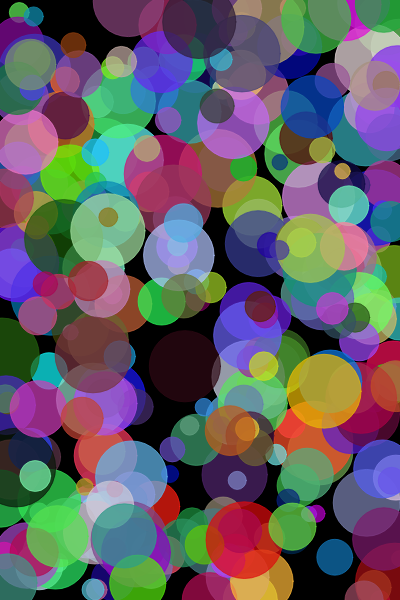
Frame 1 (no input)
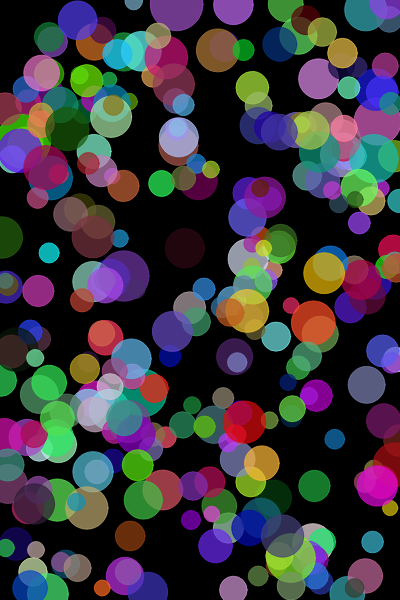
Frame 60 (no input)
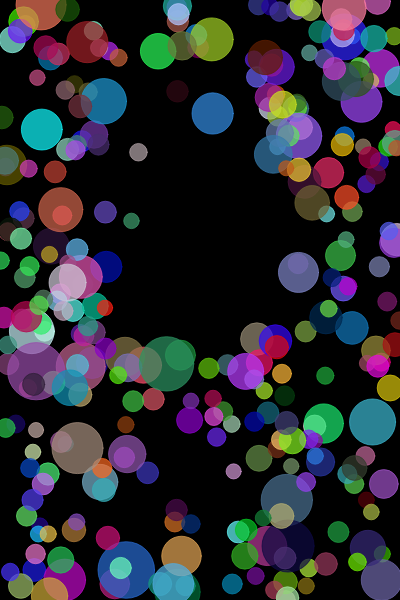
Frame 120 (the mouse pressed at the canvas centre since frame 60)

The p5.js sketch that drew these frames (run headless with seeded random() and noise() and a simulated clock; from frame 60 on, the mouse is pressed at the canvas centre):

// p5.js sketch
// ── sketch.js
const BubbleArray = [];

function setup() {
  createCanvas(400, 600);
  for (i = 0; i < 300; i++) {
    BubbleArray.push(new Bubble(random(width), random(height)));
  }
}

function draw() {
  background(0);
  for (i = 0; i < BubbleArray.length; i++) {
    BubbleArray[i].update();
    BubbleArray[i].draw();
  }
}

class Bubble {
  constructor(x, y) {
    this.x = x;
    this.y = y;
    this.d = random(15, 80);
    this.color = color(random(255), random(255), random(255), 180);
    this.acceleration = createVector();
    this.ballPosition = createVector(this.x, this.y);
    this.velocity = createVector();
  }

  draw() {
    circle(this.ballPosition.x, this.ballPosition.y, this.d);
  }

  update() {
    fill(this.color);
    stroke(this.color);
    // circle(this.x, this.y, this.d);
    let mousePosition = createVector(mouseX, mouseY);
    this.acceleration = p5.Vector.sub(this.ballPosition, mousePosition).setMag(
      map(this.ballPosition.dist(mousePosition), 0, 200, 2, 0, true)
    );
    this.velocity.add(this.acceleration);
    this.ballPosition.add(this.velocity.mult(0.5));
    if (this.ballPosition.x > width) this.ballPosition.x = width;
    if (this.ballPosition.y > height) this.ballPosition.y = height;
    if (this.ballPosition.x < 0) this.ballPosition.x = 0;
    if (this.ballPosition.y < 0) this.ballPosition.y = 0;

    this.ballPosition.y = this.ballPosition.y - 2;
    this.d = this.d * 0.99;
    if (this.d < 15) {
      this.d = random(15, 60);
    }
    if (this.ballPosition.y < 1) {
      this.ballPosition.y = height;
      this.ballPosition.x = random(width);
    }
  }
}

// ── html-example.html
<h1>heading 1</h1>
<h2>heading 2</h2>
<p>Dolor aliqua eu ut elit est quis do duis proident voluptate aliqua ea. Eu ullamco non deserunt commodo et excepteur. Ullamco occaecat eiusmod voluptate occaecat adipisicing. In laborum dolor occaecat dolore nulla non do occaecat. Velit duis ullamco labore voluptate in laborum velit commodo sunt ipsum elit tempor. Dolor laborum tempor eiusmod Lorem Lorem sint dolor magna. In aliqua nulla irure pariatur proident id adipisicing sit magna et in excepteur dolore labore.</p>
<p>Exercitation cillum est amet reprehenderit. Ullamco sunt aliqua ad magna enim dolor. Id enim est sint ipsum.</p>
<p>Irure anim cupidatat amet nostrud aliqua ad duis laboris irure proident. Enim fugiat sint reprehenderit exercitation cillum veniam incididunt. Exercitation eu sunt anim irure irure reprehenderit fugiat enim mollit et dolore dolore et commodo.</p>
// ── style.css
html,
body {
  background-color: #333333;
  color: #fff;
}
canvas {
  display: block;
}

p {
  color: lightcyan;
}

main {
  background-color: black;
}

.myBold {
  font-weight: bold;
  color: yellow;
}
